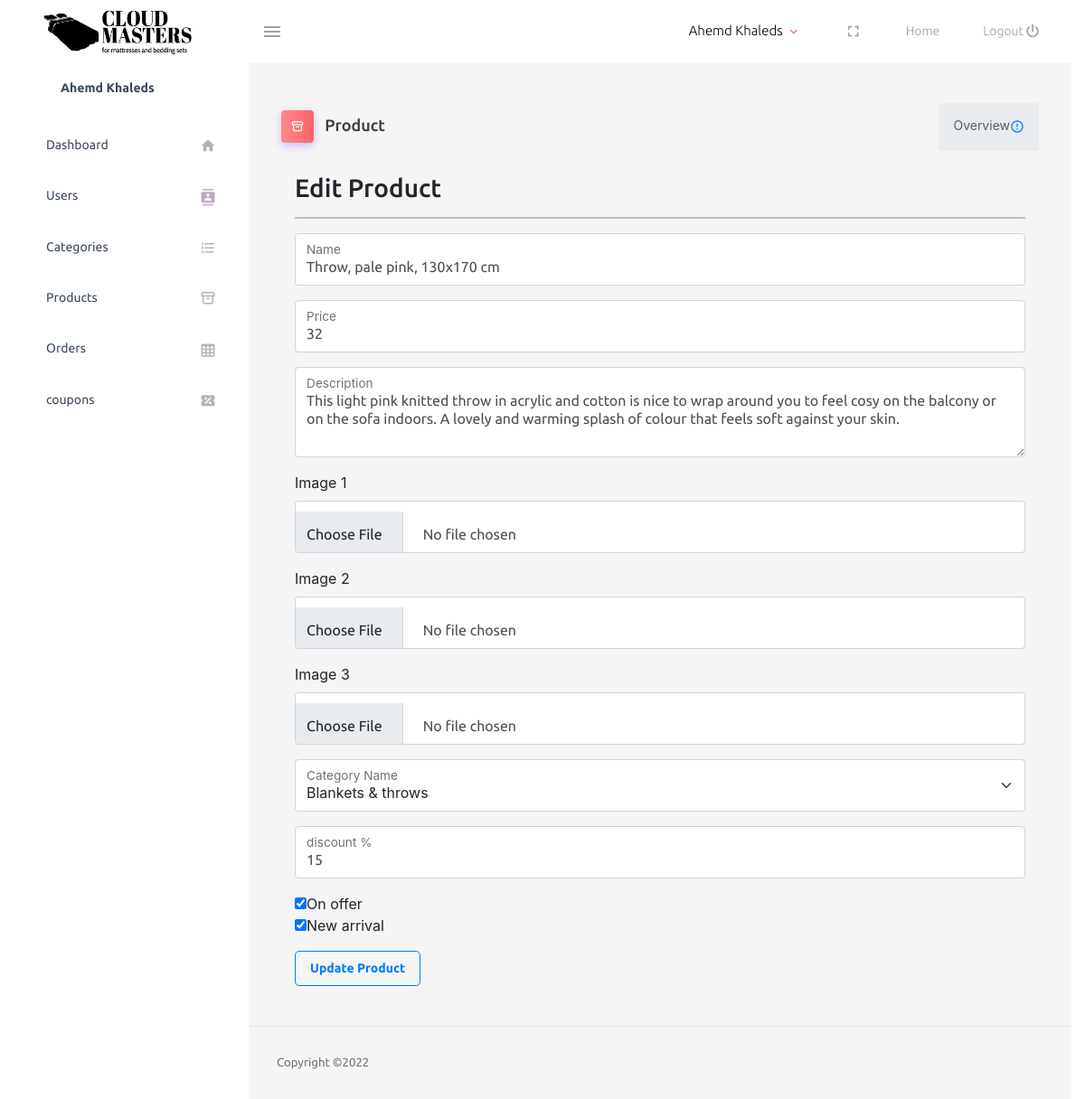
The app's page /store/admin/control/editProduct.php?id=1 (signed in) with its own data.
### tables this page shows
CREATE TABLE `users` (
  `user_id` int NOT NULL,
  `first_name` varchar(255) NOT NULL,
  `last_name` varchar(255) NOT NULL,
  `address` varchar(255) NOT NULL,
  `phone` varchar(255) NOT NULL,
  `email` varchar(255) NOT NULL,
  `password` varchar(255) NOT NULL,
  `is_admin` tinyint NOT NULL DEFAULT '0',
  `city` varchar(255) NOT NULL
);

CREATE TABLE `products` (
  `product_id` int NOT NULL,
  `product_name` varchar(255) NOT NULL,
  `price` int NOT NULL,
  `description` text NOT NULL,
  `image1` varchar(255) NOT NULL,
  `image2` varchar(255) DEFAULT NULL,
  `image3` varchar(255) DEFAULT NULL,
  `category_id` int NOT NULL,
  `discount` int NOT NULL DEFAULT '0',
  `offers` tinyint NOT NULL DEFAULT '0',
  `new_arrive` tinyint NOT NULL DEFAULT '0'
);

CREATE TABLE `categories` (
  `category_id` int NOT NULL,
  `category_name` varchar(255) NOT NULL,
  `image` varchar(255) NOT NULL,
  `extra` varchar(150) DEFAULT NULL
);

### store/admin/control/editProduct.php (the view, shortened to what this page needs)
<?php
require_once '../../views/connection.php';
$productID = $_GET['id'];
$product = $connect->query(
    "SELECT * FROM products WHERE product_id='$productID'"
);
$product = $product->fetch();
$categories = $connect->query('SELECT * FROM categories');
$categories = $categories->fetchAll();
?>
<?php require '../views/header.php'; ?>
<div class="container-fluid page-body-wrapper">
<?php require 'sidebar.php'; ?>
<div class="main-panel">
          <div class="content-wrapper" style="background:whitesmoke;">
            <div class="page-header">
              <h3 class="page-title">
                <span class="page-title-icon bg-gradient-primary text-white me-2">
                  <i class="uil uil-archive menu-icon"></i>
                </span> Product
              </h3>
              <nav aria-label="breadcrumb">
                <ul class="breadcrumb">
                  <li class="breadcrumb-item active" aria-current="page">
                    <span></span>Overview <i class="mdi mdi-alert-circle-outline icon-sm text-primary align-middle"></i>
                  </li>
                </ul>
              </nav>
            </div>
            <div class="container-xl">
                <h3>Edit Product</h3>
                <hr>
                <form class="form" method='post' enctype="multipart/form-data">
                <div class="form-floating mb-3">
                    <input type="text" class="form-control" id="floatingInput" placeholder="Mastressess" name='name'
                    value="<?php echo $product['product_name']; ?>" required>
                    <label for="floatingInput">Name</label>
                </div>
                <div class="form-floating mb-3">
                    <input type="number" class="form-control" id="floatingInput" placeholder="50$" name='price'
                    value="<?php echo $product['price']; ?>" required>
                    <label for="floatingInput">Price</label>
                </div>
                <div class="form-floating mb-3">
                    <textarea class="form-control" placeholder="Write Description About Product Here"
                    name="desc" id="floatingTextarea2" style="height: 100px"
                    value="<?php echo $product['description']; ?>" required><?php echo $product['description']; ?></textarea>
                    <label for="floatingTextarea2">Description</label>
                </div>
                <label for="floatingInput">Image 1</label>
                <div class="form-floating mb-3">
                    <input type="file" class="form-control" id="floatingInput" name='uploadimg1'>
                </div>
                <label for="floatingInput">Image 2</label>
                <div class="form-floating mb-3">
                    <input type="file" class="form-control" id="floatingInput" name='uploadimg2'>
                </div>
                <label for="floatingInput">Image 3</label>
                <div class="form-floating mb-3">
                    <input type="file" class="form-control" id="floatingInput" name='uploadimg3'>
                </div>
                <div class="form-floating mb-3">
                    <select class="form-select" id="floatingSelect" name='category'>
                    <?php foreach ($categories as $category) { ?>
                        <option value="<?php echo $category[
                            'category_id'
                        ]; ?>" <?php if (
    $category['category_id'] == $product['category_id']
) {
    echo 'selected';
} ?>><?php echo $category['category_name']; ?></option>
                    <?php } ?>
                    </select>
                    <label for="floatingSelect">Category Name</label>
                </div>
                <div class="form-floating mb-3">
                    <input type="number" class="form-control" id="floatingInput" placeholder="0-100%" name='discount'
                    value="<?php echo $product['discount']; ?>" required>
                    <label for="floatingInput">discount %</label>
                </div>
                <div class="form-floating mb-3">
                        <input type="checkbox" id="offer" name="offer" <?php echo $product['offers']?"checked":"" ?>>On offer<br>
                        <input type="checkbox" id="newarrival" name="newarrival" <?php echo $product['new_arrive']?"checked":"" ?>>New arrival
                </div>
                <div>
                    <input type="submit" class="btn btn-lg btn-outline-primary" value="Update Product" name='updateProduct'>
                </div>
</form>
</div>
</div>
<?php require '../views/footer.php'; ?>

### store/admin/views/header.php (shortened to what this page needs)
<?php require_once '../../views/connection.php'; ?>
<?php
$curId = $_SESSION['userid'];
$curUser = $connect->query("SELECT * FROM users WHERE user_id='$curId'");
$curUser = $curUser->fetch();
?>
<!DOCTYPE html>
<html lang="en">
  <head>
    <link rel="stylesheet" href="../assets/css/users.css">
    <link rel="stylesheet" href="https://cdnjs.cloudflare.com/ajax/libs/font-awesome/6.2.0/css/all.min.css">
    <link rel="stylesheet" href="../assets/vendors/mdi/css/materialdesignicons.min.css">
    <link rel="stylesheet" href="../assets/vendors/css/vendor.bundle.base.css">
    <link rel="stylesheet" href="https://unicons.iconscout.com/release/v4.0.0/css/line.css">
    <link rel="stylesheet" href="../assets/css/style.css">
    <link rel="stylesheet" href="https://stackpath.bootstrapcdn.com/bootstrap/4.5.0/css/bootstrap.min.css">
    <link rel="stylesheet" href="https://maxcdn.bootstrapcdn.com/font-awesome/4.7.0/css/font-awesome.min.css">
  </head>
  <body>
      <nav class="navbar default-layout-navbar col-lg-12 col-12 p-0 fixed-top d-flex flex-row">
        <div class="text-center navbar-brand-wrapper d-flex align-items-center justify-content-center">
          <a class="navbar-brand brand-logo" href="../views/index.php"><img src="../../images/ltrblack.png" alt="logo" style="min-height: 60px; min-width:175px;" /></a>
        </div>
        <div class="navbar-menu-wrapper d-flex align-items-stretch">
          <button class="navbar-toggler navbar-toggler align-self-center" type="button" data-toggle="minimize">
            <span class="mdi mdi-menu"></span>
          </button>
          <ul class="navbar-nav navbar-nav-right">
            <li class="nav-item nav-profile dropdown">
              <a class="nav-link dropdown-toggle" id="profileDropdown" href="#" data-bs-toggle="dropdown" aria-expanded="false">
                <div class="nav-profile-text">
                  <p class="mb-1 text-black"><?php echo $curUser['first_name'] .
                      ' ' .
                      $curUser['last_name']; ?></p>
                </div>
              </a>
            </li>
            <li class="nav-item d-none d-lg-block full-screen-link">
            <a class="nav-link">
                <i class="mdi mdi-fullscreen" id="fullscreen-button"></i>
              </a>
            </li>
            <li class="nav-item nav-logout d-none d-lg-block">
              <a class="nav-link" href="../../views/index.php">
                Home
              </a>
            </li>
            <li class="nav-item nav-logout d-none d-lg-block">
              <a class="nav-link" href="../../views/profile/logout.php">
                Logout
                <i class="mdi mdi-power"></i>
              </a>
            </li>
          </ul>
        </div>
      </nav>

### store/admin/control/sidebar.php
<nav class="sidebar sidebar-offcanvas" id="sidebar">
  <ul class="nav">
    <li class="nav-item nav-profile">
      <a href="#" class="nav-link">
        <div class="nav-profile-text d-flex flex-column">
          <span class="font-weight-bold mb-2"><?php echo $curUser[
              'first_name'
          ] .
              ' ' .
              $curUser['last_name']; ?></span>
        </div>
      </a>
    </li>
    <li class="nav-item">
      <a class="nav-link" href="../views/index.php">
        <span class="menu-title">Dashboard</span>
        <i class="mdi mdi-home menu-icon"></i>
      </a>
    </li>
    <li class="nav-item">
      <a class="nav-link" href="../views/users.php">
        <span class="menu-title">Users</span>
        <i class="mdi mdi-contacts menu-icon"></i>
      </a>
    </li>
    <li class="nav-item">
      <a class="nav-link" href="../views/categories.php">
        <span class="menu-title">Categories</span>
        <i class="mdi mdi-format-list-bulleted menu-icon"></i>
      </a>
    </li>
    <li class="nav-item">
      <a class="nav-link" href="../views/products.php">
        <span class="menu-title">Products</span>
        <i class="uil uil-archive menu-icon"></i>
      </a>
    </li>
    <li class="nav-item">
      <a class="nav-link" href="../views/orders.php">
        <span class="menu-title">Orders</span>
        <i class="mdi mdi-table-large menu-icon"></i>
      </a>
    </li>
    <li class="nav-item">
      <a class="nav-link" href="../views/coupons.php">
        <span class="menu-title">coupons</span>
        <i class="mdi mdi-ticket-percent menu-icon"></i>
      </a>
    </li>
  </ul>
</nav>

### store/admin/assets/css/users.css (style rules this page uses)
body { color: #566787; background: #f5f5f5; font-family: 'Varela Round', sans-serif; font-size: 13px; }

### records on screen
users: first_name "Ahemd", last_name "Khaleds"
products: name "Throw, pale pink, 130x170 cm", price "32", desc "This light pink knitted throw in acrylic and cotton is nice to wrap around you to feel cosy on the balcony or on the sofa indoors. A lovely and warming splash of colour that feels soft against your skin.", category "Blankets & throws", discount "15", offers "☑", new_arrive "☑"
